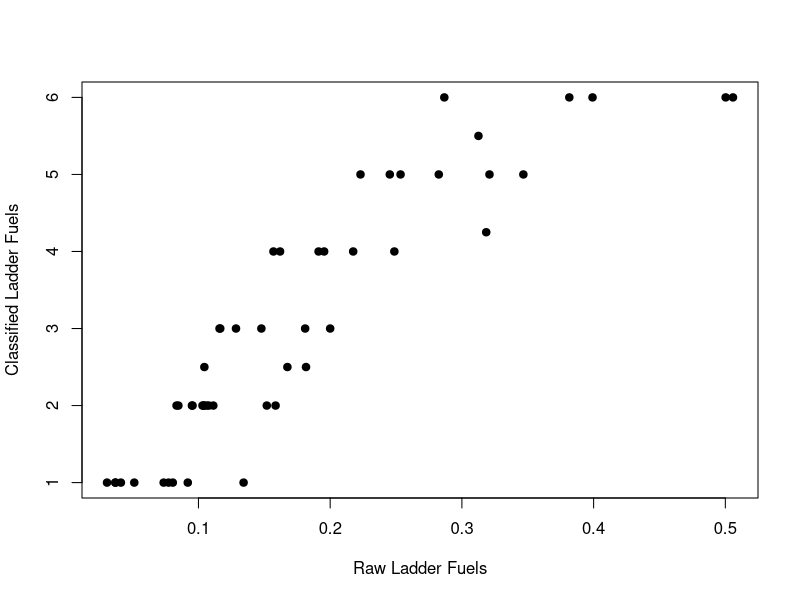
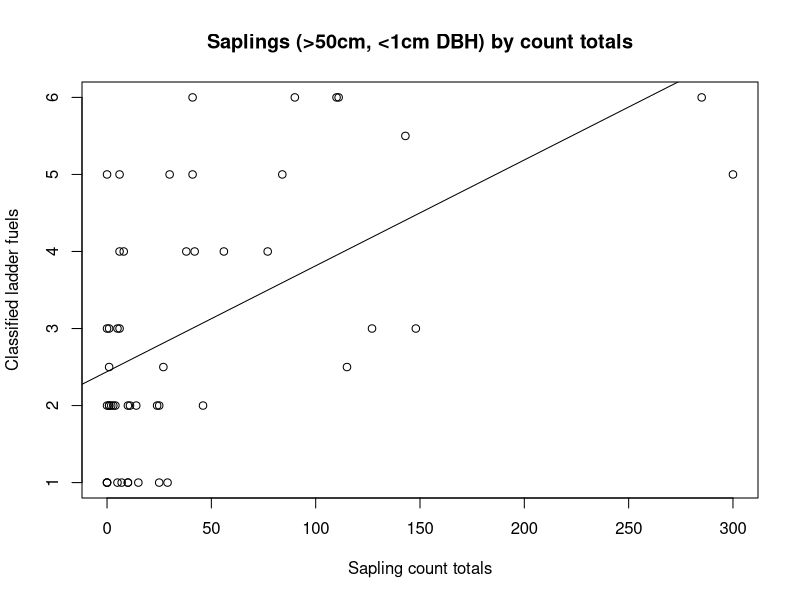
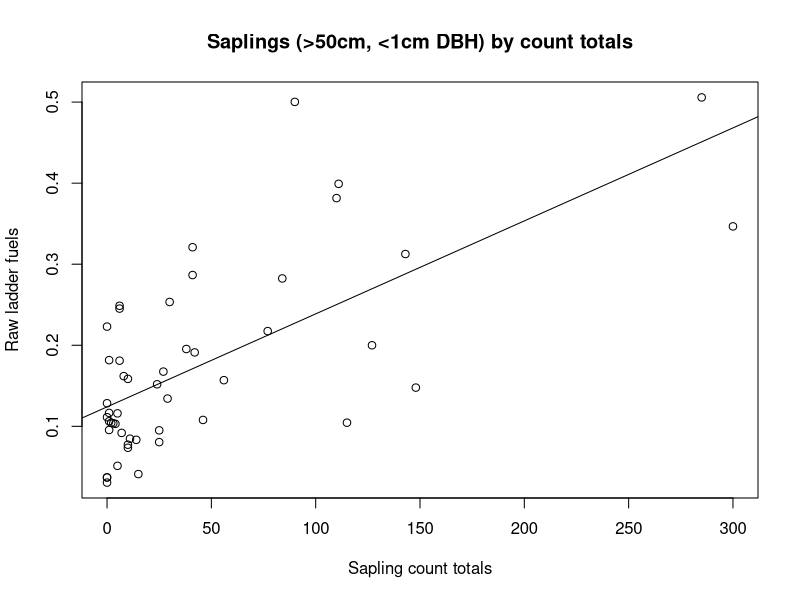
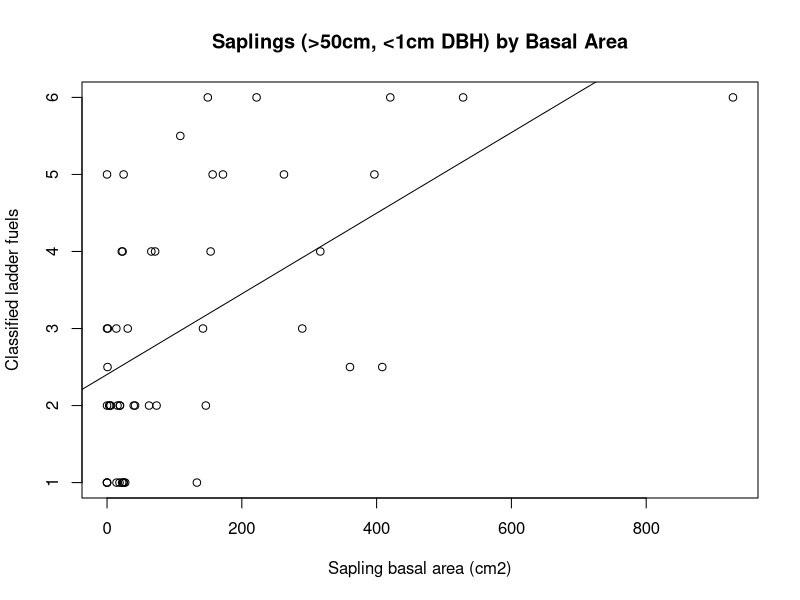
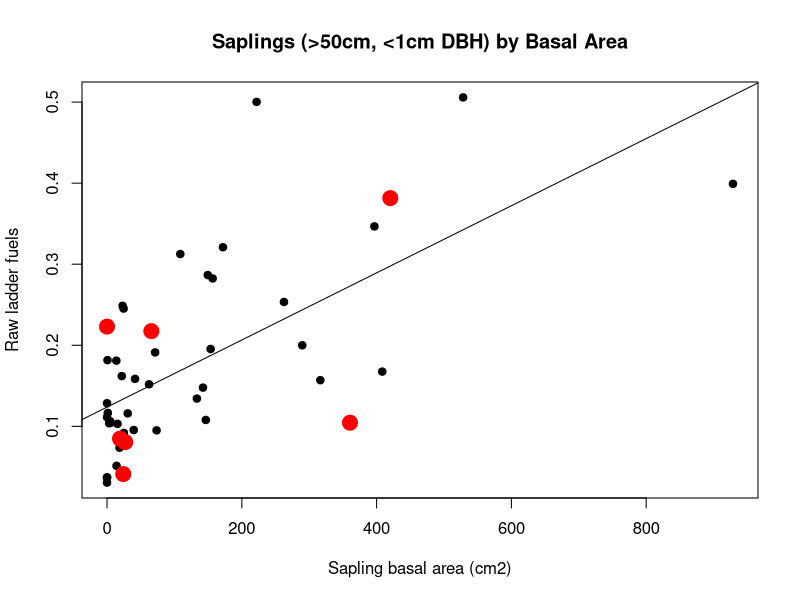
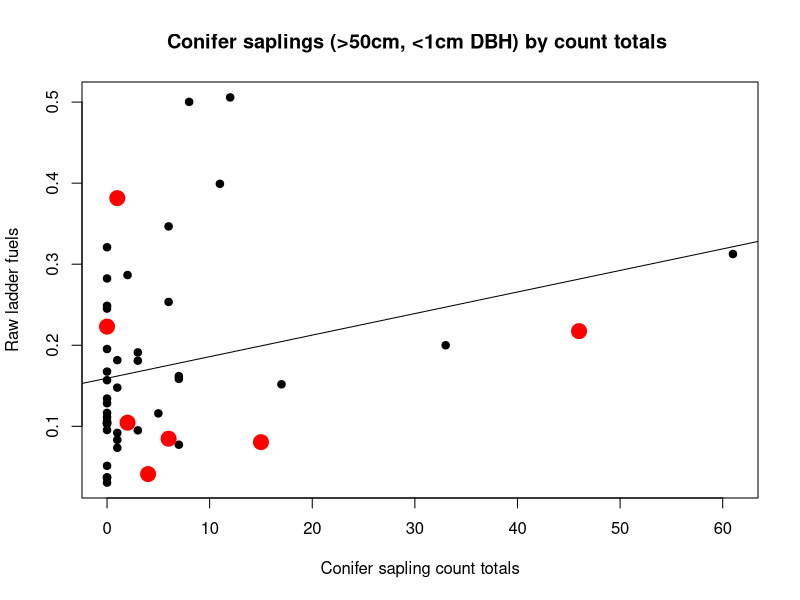
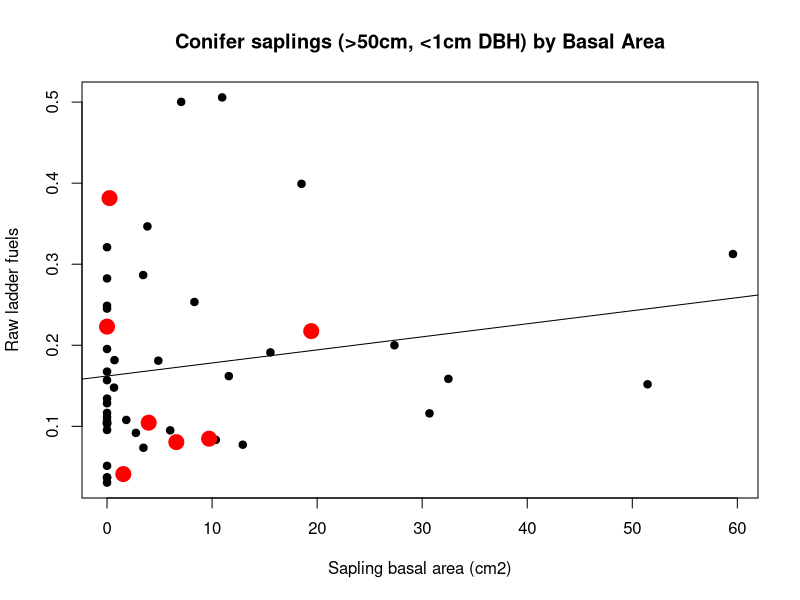
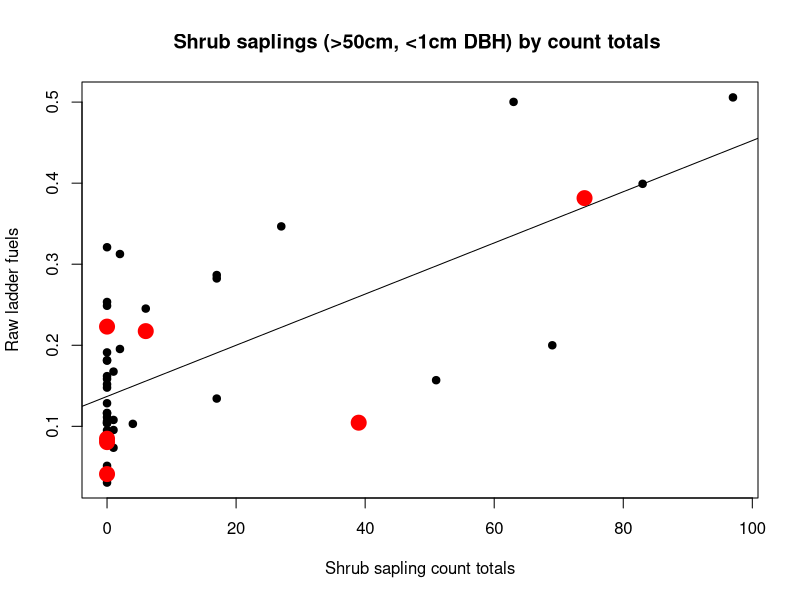

Here is the R script that generated these plots, in order: (Note: this script raises an error after producing the figures.)
# compare seju counts to ladder fuels
rm(list=ls())


#read in pl data frame 

pl <- read.csv("data/pl_data.csv")
pl$DF.rem <- 0
pl$DF.rem[c(20,21,49,40,41,6,25)] <- 1 #from a random word document*

plot(pl$cl~pl$rl,xlab='Raw Ladder Fuels',ylab='Classified Ladder Fuels',pch=19)
#saplings_all

plot(cl~sapling.count,data=pl[-28,],main = "Saplings (>50cm, <1cm DBH) by count totals",ylab='Classified ladder fuels',xlab='Sapling count totals')
fit <- lm(cl~sapling.count,data=pl[-28,])
abline(fit)
summary(fit)

plot(rl~sapling.count,data=pl[-28,],main = "Saplings (>50cm, <1cm DBH) by count totals",ylab='Raw ladder fuels',xlab='Sapling count totals')
fit <- lm(rl~sapling.count,data=pl[-28,])
abline(fit)
summary(fit)


plot(cl~sapling.BA,data=pl[-28,],main = "Saplings (>50cm, <1cm DBH) by Basal Area",ylab='Classified ladder fuels',xlab='Sapling basal area (cm2)')
fit <- lm(cl~sapling.BA,data=pl[-28,])
abline(fit)
summary(fit)

plot(rl~sapling.BA,data=pl[-28,],main = "Saplings (>50cm, <1cm DBH) by Basal Area",ylab='Raw ladder fuels',xlab='Sapling basal area (cm2)',pch=19)
points(rl~sapling.BA,data=pl[pl$DF.rem==1,],pch=19,col='red',cex=2)
fit <- lm(rl~sapling.BA,data=pl[-28,])
abline(fit)
summary(fit)

#conifer saplings

plot(rl~consap.count,data=pl[-28,],main = "Conifer saplings (>50cm, <1cm DBH) by count totals ",ylab='Raw ladder fuels',xlab='Conifer sapling count totals',pch=19)
points(rl~consap.count,data=pl[pl$DF.rem==1,],pch=19,col='red',cex=2)
fit <- lm(rl~consap.count,data=pl[-28,])
abline(fit)
summary(fit)

plot(rl~consap.BA,data=pl[-28,],main = "Conifer saplings (>50cm, <1cm DBH) by Basal Area",ylab='Raw ladder fuels',xlab='Sapling basal area (cm2)',pch=19)
points(rl~consap.BA,data=pl[pl$DF.rem==1,],pch=19,col='red',cex=2)
fit <- lm(rl~consap.BA,data=pl[-28,])
abline(fit)
summary(fit)

#shrub species_saplings

plot(rl~shrubsap.count,data=pl[-28,],main = "Shrub saplings (>50cm, <1cm DBH) by count totals ",ylab='Raw ladder fuels',xlab='Shrub sapling count totals',pch=19)
points(rl~shrubsap.count,data=pl[pl$DF.rem==1,],pch=19,col='red',cex=2)
fit <- lm(rl~shrubsap.count,data=pl[-28,])
abline(fit)
summary(fit)

plot(rl~shrubsap.BA,data=pl[-28,],main = "Shrub saplings (>50cm, <1cm DBH) by Basal Area",ylab='Raw ladder fuels',xlab='Shrub sapling basal area (cm2)',pch=19)
points(rl~shrubsap.BA,data=pl[pl$DF.rem==1,],pch=19,col='red',cex=2)
fit <- lm(rl~shrubsap.BA,data=pl[-28,])
abline(fit)
summary(fit)

#hardwood species_saplings

plot(rl~htsap.count,data=pl[-28,],main = "Hardwood species saplings (>50cm, <1cm DBH) by count totals ",ylab='Raw ladder fuels',xlab='Hardwood species sapling count totals',pch=19)
points(rl~htsap.count,data=pl[pl$DF.rem==1,],pch=19,col='red',cex=2)
fit <- lm(rl~htsap.count,data=pl[-28,])
abline(fit)
summary(fit)

plot(rl~htsap.BA,data=pl[-28,],main = "Hardwood species saplings (>50cm, <1cm DBH) by Basal Area",ylab='Raw ladder fuels',xlab='Hardwood species sapling basal area (cm2)',pch=19)
points(rl~htsap.BA,data=pl[pl$DF.rem==1,],pch=19,col='red',cex=2)
fit <- lm(rl~htsap.BA,data=pl[-28,])
abline(fit)
summary(fit)

#small trees_all

#plot(cl~TBA_1_3,data=pl, main = "Small trees (1-3cm DBH) by Basal Area",ylab='Classified ladder #fuels',xlab='Small tree (1-3cm DBH) basal area (cm2)',pch=19)
#fit <- lm(cl~TBA_1_3,data=pl)
#abline(fit)
#summary(fit)


plot(rl~TBA_1_3,data=pl, main = "Small trees (1-3cm DBH) by Basal Area",ylab='Raw ladder fuels',xlab='Small tree (1-3cm DBH) basal area (cm2)',pch=19)
points(rl~TBA_1_3,data=pl[pl$DF.rem==1,],pch=19,col='red',cex=2)
fit <- lm(rl~TBA_1_3,data=pl)
abline(fit)
summary(fit)

plot(rl~TBA_3_5,data=pl, main = "Small trees (3-5cm DBH) by Basal Area",ylab='Raw ladder fuels',xlab='Small tree (3_5 cm DBH) basal area (cm2)',pch=19)
points(rl~TBA_3_5,data=pl[pl$DF.rem==1,],pch=19,col='red',cex=2)
fit <- lm(rl~TBA_3_5,data=pl)
abline(fit)
summary(fit)

plot(rl~TBA_5_7,data=pl, main = "Small trees (5-7cm DBH) by Basal Area",ylab='Raw ladder fuels',xlab='Small tree (5-7cm DBH) basal area (cm2)',pch=19)
points(rl~TBA_5_7,data=pl[pl$DF.rem==1,],pch=19,col='red',cex=2)
fit <- lm(rl~TBA_5_7,data=pl)
abline(fit)
summary(fit)

plot(rl~TBA_7_10,data=pl, main = "Small trees (7-10cm DBH) by Basal Area",ylab='Raw ladder fuels',xlab='Small tree (7-10cm DBH) basal area (cm2)',pch=19)
points(rl~TBA_7_10,data=pl[pl$DF.rem==1,],pch=19,col='red',cex=2)
fit <- lm(rl~TBA_7_10,data=pl)
abline(fit)
summary(fit)

#conifer trees

plot(rl~conTBA_1_3,data=pl, main = "Small conifer trees (1-3cm DBH) by Basal Area",ylab='Raw ladder fuels',xlab='Small conifer tree (1-3cm DBH) basal area (cm2)',pch=19)
points(rl~conTBA_1_3,data=pl[pl$DF.rem==1,],pch=19,col='red',cex=2)
fit <- lm(rl~conTBA_1_3,data=pl)
abline(fit)
summary(fit)

plot(rl~conTBA_3_5,data=pl, main = "Small conifer trees (3-5cm DBH) by Basal Area",ylab='Raw ladder fuels',xlab='Small conifer tree (3_5 cm DBH) basal area (cm2)',pch=19)
points(rl~conTBA_3_5,data=pl[pl$DF.rem==1,],pch=19,col='red',cex=2)
fit <- lm(rl~conTBA_3_5,data=pl)
abline(fit)
summary(fit)

plot(rl~conTBA_5_7,data=pl, main = "Small conifer trees (5-7cm DBH) by Basal Area",ylab='Raw ladder fuels',xlab='Small conifer tree (5-7cm DBH) basal area (cm2)',pch=19)
points(rl~conTBA_5_7,data=pl[pl$DF.rem==1,],pch=19,col='red',cex=2)
fit <- lm(rl~conTBA_5_7,data=pl)
abline(fit)
summary(fit)

plot(rl~conTBA_7_10,data=pl, main = "Small conifer trees (7-10cm DBH) by Basal Area",ylab='Raw ladder fuels',xlab='Small conifer tree (7-10cm DBH) basal area (cm2)',pch=19)
points(rl~conTBA_7_10,data=pl[pl$DF.rem==1,],pch=19,col='red',cex=2)
fit <- lm(rl~conTBA_7_10,data=pl)
abline(fit)
summary(fit)

#shrub species_trees

plot(rl~shrubTBA_1_3,data=pl, main = "Shrub species small trees (1-3cm DBH) by Basal Area",ylab='Raw ladder fuels',xlab='Shrub species small tree (1-3cm DBH) basal area (cm2)',pch=19)
points(rl~shrubTBA_1_3,data=pl[pl$DF.rem==1,],pch=19,col='red',cex=2)
fit <- lm(rl~shrubTBA_1_3,data=pl)
abline(fit)
summary(fit)

plot(rl~shrubTBA_3_5,data=pl, main = "Shrub species small trees (3-5cm DBH) by Basal Area",ylab='Raw ladder fuels',xlab='Shrub species small tree (3_5 cm DBH) basal area (cm2)',pch=19)
points(rl~shrubTBA_3_5,data=pl[pl$DF.rem==1,],pch=19,col='red',cex=2)
fit <- lm(rl~shrubTBA_3_5,data=pl)
abline(fit)
summary(fit)

plot(rl~shrubTBA_5_7,data=pl, main = "Shrub species small trees (5-7cm DBH) by Basal Area",ylab='Raw ladder fuels',xlab='Shrub species small tree (5-7cm DBH) basal area (cm2)',pch=19)
points(rl~shrubTBA_5_7,data=pl[pl$DF.rem==1,],pch=19,col='red',cex=2)
fit <- lm(rl~shrubTBA_5_7,data=pl)
abline(fit)
summary(fit)

plot(rl~shrubTBA_7_10,data=pl, main = "Shrub species small trees (7-10cm DBH) by Basal Area",ylab='Raw ladder fuels',xlab='Shrub species small tree (7-10cm DBH) basal area (cm2)',pch=19)
points(rl~shrubTBA_7_10,data=pl[pl$DF.rem==1,],pch=19,col='red',cex=2)
fit <- lm(rl~shrubTBA_7_10,data=pl)
abline(fit)
summary(fit)

# Multiple regression of contribution of saplings vs. small trees
head(pl)
cor(pl[,c('sapling.BA','TBA_1_3','TBA_3_5','TBA_5_7','TBA_7_10')])
pl$TBA_1_5 <- pl$TBA_1_3 + pl$TBA_3_5
pl$TBA_5_10 <- pl$TBA_5_7 + pl$TBA_7_10

cor(pl[-28,c('sapling.BA','TBA_1_5','TBA_5_10')])

fit <- glm(rl~sapling.BA + TBA_1_5,data=pl[-28,])
summary(fit)

plot(rl~sapling.BA,data=pl[-28,])
fit <- lm(rl~sapling.BA,data=pl[-28,])
summary(fit)

plot(rl~TBA_1_5,data=pl[-28,])
fit <- lm(rl~TBA_1_5,data=pl[-28,])
summary(fit)

plot(rl~TBA_1_3,data=pl[-28,])
fit <- lm(rl~TBA_1_3,data=pl[-28,])
summary(fit)

plot(rl~TBA_3_5,data=pl[-28,])
fit <- lm(rl~TBA_3_5,data=pl[-28,])
summary(fit)

#####This was used before creating main "pl" dataframe for pepperwood ladderfuels####

# read in seju data summarized by plot
seju.data.p <- read.csv('data/seju_data_p.csv')
dim(seju.data.p)

# read in ladder fuel data
ld <- read.csv('data/mean_ladder_fuel_54.csv')
dim(ld)

seju.data.p$ld <- ld$ld[1:50]
seju.data.p$rl <- ld$rl[1:50]
head(seju.data.p)

#plot(seju.data.p$ld~seju.data.p$Total.Number)
plot(ld~Total.Number,data=seju.data.p)
fit <- lm(ld~Total.Number,data=seju.data.p)
abline(fit)

# compare saplings
saplings.p <- read.csv('data/saplings_p.csv')
dim(saplings.p)

saplings.p$ld <- ld$ld[1:50]
saplings.p$rl <- ld$rl[1:50]
head(saplings.p)

# run these lines to replace NAs with zeros
saplings.p$Basal.Area[which(is.na(saplings.p$Basal.Area))] <- 0
saplings.p$Count[which(is.na(saplings.p$Count))] <- 0

plot(ld~Basal.Area,data=saplings.p[-28,],main = "Saplings (>50cm, <1cm DBH) by Basal Area")
fit <- lm(ld~Basal.Area,data=saplings.p[-28,])
abline(fit)
summary(fit)

plot(rl~Basal.Area,data=saplings.p[-28,],main = "Saplings (>50cm, <1cm DBH) by Basal Area")
fit <- lm(rl~Basal.Area,data=saplings.p[-28,])
abline(fit)
summary(fit)

plot(ld~Count,data=saplings.p[-28,],main = "Saplings (>50cm, <1cm DBH) by count totals")
fit <- lm(ld~Count,data=saplings.p[-28,])
abline(fit)
summary(fit)

plot(rl~Count,data=saplings.p[-28,],main = "Saplings (>50cm, <1cm DBH) by count totals")
fit <- lm(rl~Count,data=saplings.p[-28,])
abline(fit)
summary(fit)

# compare small trees
smalltrees.p <- read.csv('data/trees_1_5_p.csv')
dim(smalltrees.p)

smalltrees.p$ld <- ld$ld[1:50]
smalltrees.p$rl <- ld$rl[1:50]
head(smalltrees.p)

# run these lines to replace NAs with zeros
smalltrees.p$Basal.Area[which(is.na(smalltrees.p$Basal.Area))] <- 0
#smalltrees.p$Count[which(is.na(smalltrees.p$Count))] <- 0

smalltrees.p$log10.Basal.Area <- log10(smalltrees.p$Basal.Area+1)
smalltrees.p$log10.rl <- log10(smalltrees.p$rl+1)

plot(ld~Basal.Area,data=smalltrees.p, main = "Small trees (1-5cm DBH) by Basal Area")
fit <- lm(ld~Basal.Area,data=smalltrees.p)
abline(fit)
summary(fit)

#uncomment to identify specific points
#identify(smalltrees.p$ld~smalltrees.p$Basal.Area)

plot(rl~Basal.Area,data=smalltrees.p, main = "Small trees (1-5cm DBH) by Basal Area")
fit <- lm(rl~Basal.Area,data=smalltrees.p)
abline(fit)
summary(fit)

plot(log10.rl~log10.Basal.Area,data=smalltrees.p,main = "Small trees (1-5cm DBH) by Basal Area")
fit <- lm(log10.rl~log10.Basal.Area,data=smalltrees.p)
abline(fit)
summary(fit)



# raw vs. classified
plot(ld~rl,data=smalltrees.p)

## add together small trees and saplings
head(saplings.p)
head(smalltrees.p)
smalltrees.p$sap.smtr.BA <- saplings.p$Basal.Area+smalltrees.p$Basal.Area

plot(ld~sap.smtr.BA,data=smalltrees.p[-28,])
fit <- lm(ld~sap.smtr.BA,data=smalltrees.p[-28,])
abline(fit)
summary(fit)
identify(smalltrees.p$ld[-28]~smalltrees.p$sap.smtr.BA[-28])
